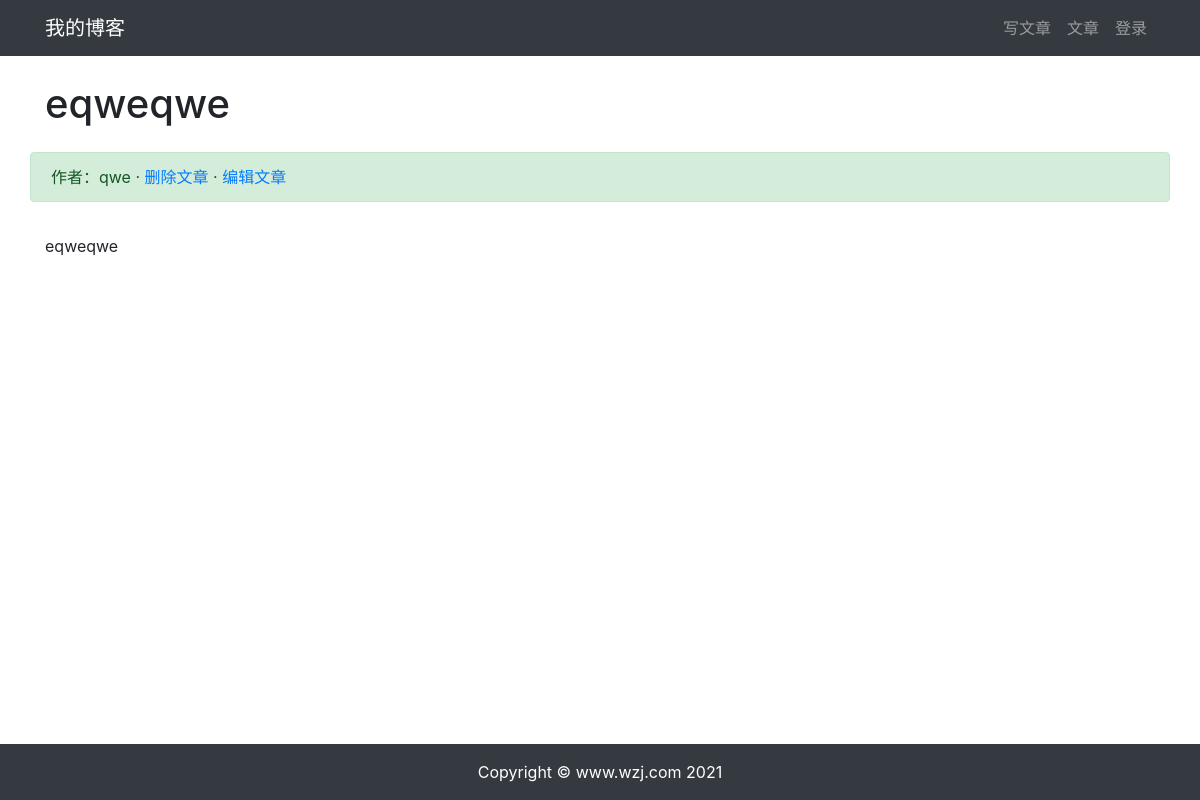
/article/article-detail/13, run on an earlier commit of the app's database.
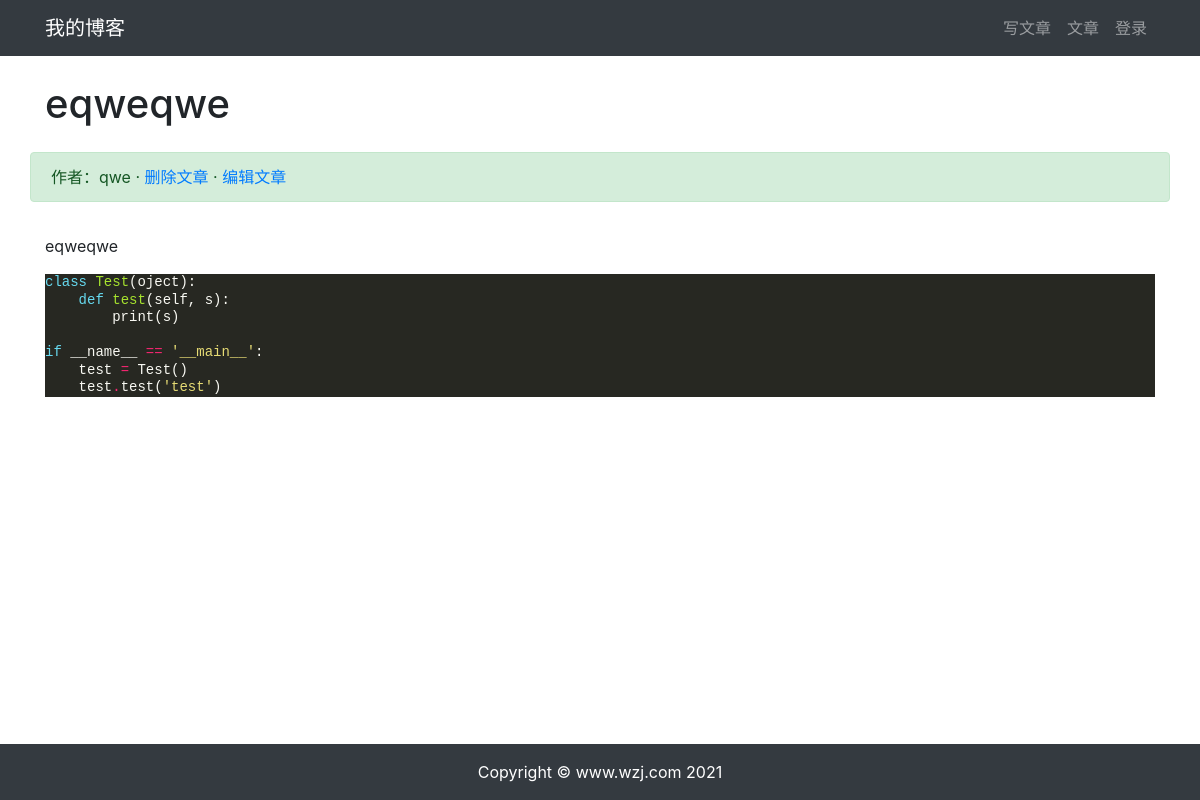
And on a later commit of the database.
### article/models.py (models this page shows, shortened)
class ArticlePost(models.Model):
    author = models.ForeignKey(User, on_delete=models.CASCADE)
    title = models.CharField(max_length=100)
    body = models.TextField()
    created = models.DateTimeField(default=timezone.now)
    updated = models.DateTimeField(auto_now=True)
    class Meta:
        ordering = ('-created',)

### article/views.py (the view)
# urls.py: path('article-detail/<int:id>', views.article_detail, name='article_detail'),
def article_detail(request, id):
    article = ArticlePost.objects.get(id=id)
    article.body = markdown.markdown(article.body,
        extensions=[
            'markdown.extensions.extra',
            'markdown.extensions.codehilite',
        ]
    )
    context = {'article': article}
    return render(request, 'article/detail.html', context)

### templates/article/detail.html (shortened to what this page needs)
{% extends "base.html" %}
{% load staticfiles %}
{% block content %}
<div class="container">
    <div class="row">
        <h1 class="col-12 mt-4 mb-4">{{ article.title }}</h1>
        <div class="col-12 alert alert-success">作者：{{ article.author }}
         · <a href="#" onclick="confirm_safe_delete()">删除文章</a>
         · <a href="{% url 'article:article_update' article.id %}">编辑文章</a>
        </div>
        <div class="col-12">
            <p>{{ article.body|safe }}</p>
        </div>
    </div>
</div>
{% endblock content %}

What changed in the data, as far as the page shows it:
changed ArticlePost "eqweqwe": body "eqweqwe" → "eqweqwe class Test ( oject ): def test ( self , s ): print ( s ) if __name__ == '__main__' : test = Test () test . test ( 'test' )"
